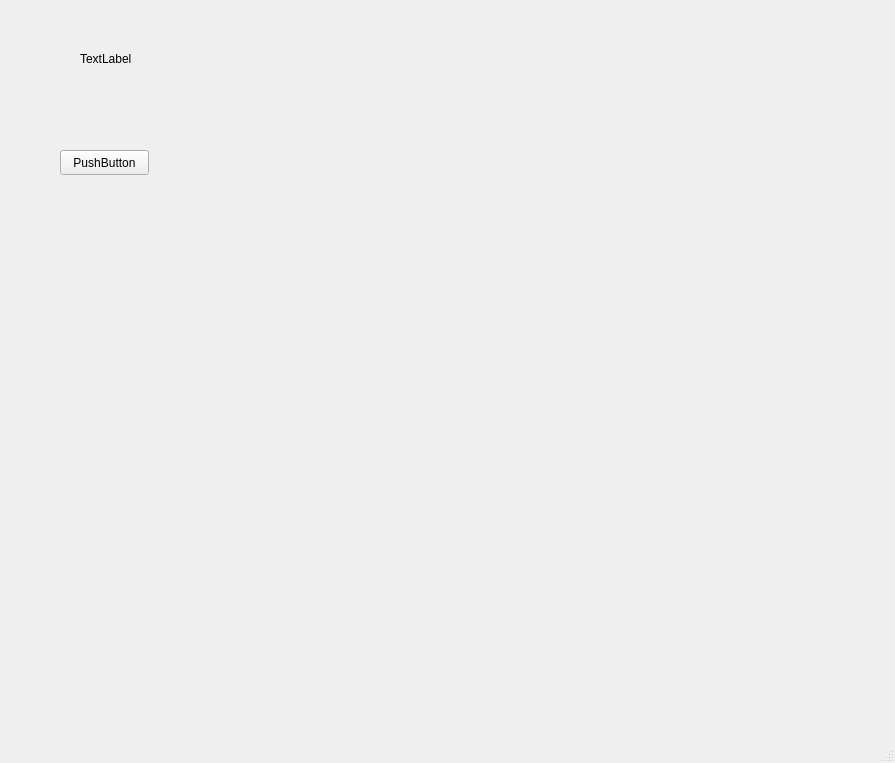
<?xml version="1.0" encoding="UTF-8"?>
<ui version="4.0">
 <class>MainWindow</class>
 <widget class="QMainWindow" name="MainWindow">
  <property name="geometry">
   <rect>
    <x>0</x>
    <y>0</y>
    <width>895</width>
    <height>763</height>
   </rect>
  </property>
  <property name="windowTitle">
   <string>MainWindow</string>
  </property>
  <widget class="QWidget" name="centralwidget">
   <widget class="QPushButton" name="btn">
    <property name="geometry">
     <rect>
      <x>60</x>
      <y>150</y>
      <width>89</width>
      <height>25</height>
     </rect>
    </property>
    <property name="text">
     <string>PushButton</string>
    </property>
   </widget>
   <widget class="QLabel" name="lb">
    <property name="geometry">
     <rect>
      <x>80</x>
      <y>50</y>
      <width>271</width>
      <height>17</height>
     </rect>
    </property>
    <property name="text">
     <string>TextLabel</string>
    </property>
   </widget>
  </widget>
  <widget class="QMenuBar" name="menubar">
   <property name="geometry">
    <rect>
     <x>0</x>
     <y>0</y>
     <width>895</width>
     <height>22</height>
    </rect>
   </property>
  </widget>
  <widget class="QStatusBar" name="statusbar"/>
 </widget>
 <resources/>
 <connections/>
</ui>
